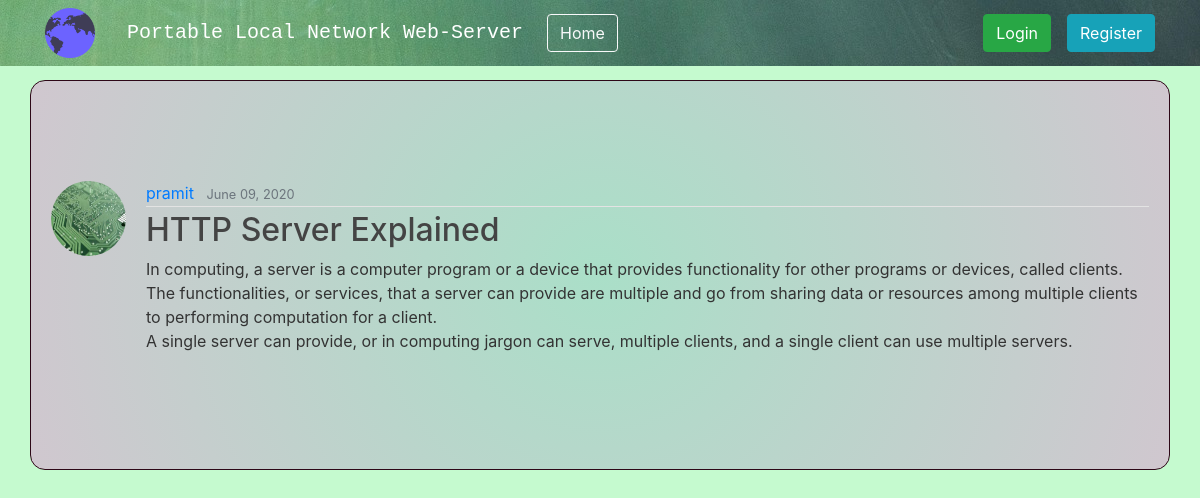
Screenshot of /post/32/ with the database file from the repository.
### blog/models.py (models this page shows, shortened)
class Post(models.Model):
    title = models.CharField(max_length=100)
    content = models.TextField()
    date_posted = models.DateTimeField(default=timezone.now)
    author = models.ForeignKey(User, on_delete=models.CASCADE)

### users/models.py (models this page shows, shortened)
class Profile(models.Model):
    user = models.OneToOneField(User, on_delete=models.CASCADE)
    image = models.ImageField(default='default.jpg', upload_to='profile_pics')

### blog/views.py (the view)
# urls.py: path('post/<int:pk>/', PostDetailView.as_view(), name='post-detail'),
class PostDetailView(DetailView):
    model = Post

### blog/templates/blog/post_detail.html (shortened to what this page needs)
{% extends "blog/base.html" %}
{% block content %}
  <article class="media content-section">
    <img class="rounded-circle article-img" src="{{ object.author.profile.image.url }}">
    <div class="media-body">
      <div class="article-metadata">
        <a class="mr-2" href="{% url 'user-posts' object.author.username %}">{{ object.author }}</a>
        <small class="text-muted">{{ object.date_posted|date:"F d, Y" }}</small>
      </div>
      <h2 class="article-title">{{ object.title }}</h2>
      <p class="article-content">{{ object.content }}</p>
    </div>
  </article>
{% endblock content %}

### blog/static/blog/main.css (style rules this page uses)
body { background: #c5facf; background-image: url("../../../media/bread_board.jpg"); background-repeat: no-repeat; color: #333333; margin-top: 5rem; }
h1, h2, h3, h4, h5, h6 { color: #444444; }
.content-section { background: rgb(166,223,182); background: radial-gradient(circle, rgb(170, 223, 200) 0%, rgb(208, 199, 207) 100%); background-repeat: no-repeat; padding: 100px 20px; border: 1px solid #2d0717; border-radius: 15px; margin-bottom: 20px; }
.article-title { color: #444444; }
.article-content { white-space: pre-line; }
.article-img { height: 75px; width: 75px; margin-right: 20px; animation:spin 150s linear infinite; }
.article-metadata { padding-bottom: 1px; margin-bottom: 4px; border-bottom: 1px solid #e3e3e3 }

### rows the page displays
Post: author.profile.image (placeholder picture), author "pramit", date_posted "June 09, 2020", title "HTTP Server Explained", content "In computing, a server is a computer program or a device that provides functionality for other programs or devices, called clients. The functionalities, or services, that a server can provide are multiple and go from sharing data or resources among multiple clients to performing computation for a client. A single server can provide, or in computing jargon can serve, multiple clients, and a single client can use multiple servers."
